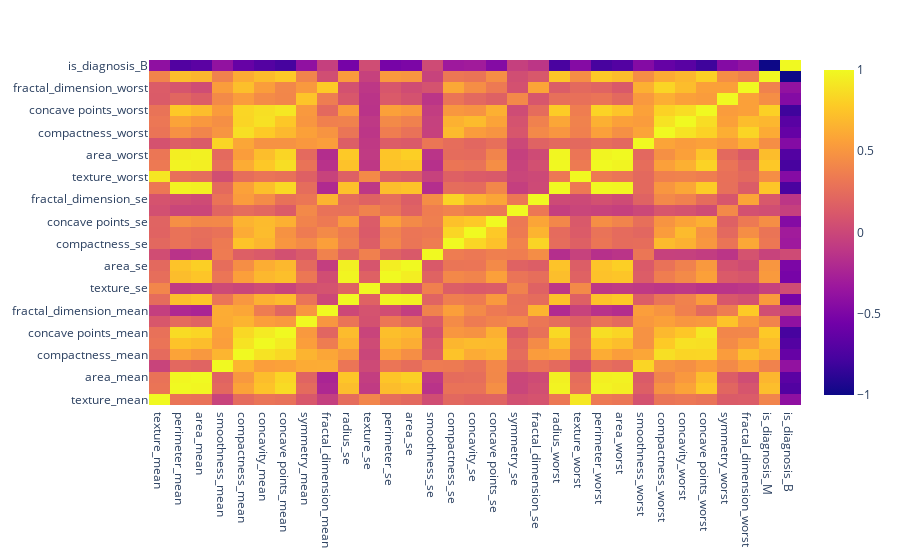

Source (notebook cell):
### Code cell
# Prepare data for training with input rust functions expect
label_col = 0

train_data, test_data = split_train_test(encoded, 0.7, True)

# Remove any encoded data of the same class
train_data_features = train_data.copy()
remove_encoded_category_data_and_label(train_data_features, feature_to_encoded_cols, label_col)
train_data_features_list = train_data_features.values.tolist()

# Data Correlation
corr = train_data_features.corr()
fig = px.imshow(corr, aspect="auto", origin='lower')
fig.show()

# Get labels
train_data_labels = train_data.iloc[:, label_col].values.tolist()
train_data_features

### Figure 1 — Plotly figure (JSON) as saved in the notebook; plotly's stock layout.template omitted (floating-point values rounded to 4 significant figures; data arrays with more than 128 entries replaced by an {"elided": "..."} marker saying what was removed)
{"data": [{"coloraxis": "coloraxis", "hovertemplate": "x: %{x}<br>y: %{y}<br>color: %{z}<extra></extra>", "name": "0", "type": "heatmap", "x": ["texture_mean", "perimeter_mean", "area_mean", "smoothness_mean", "compactness_mean", "concavity_mean", "concave points_mean", "symmetry_mean", "fractal_dimension_mean", "radius_se", "texture_se", "perimeter_se", "area_se", "smoothness_se", "compactness_se", "concavity_se", "concave points_se", "symmetry_se", "fractal_dimension_se", "radius_worst", "texture_worst", "perimeter_worst", "area_worst", "smoothness_worst", "compactness_worst", "concavity_worst", "concave points_worst", "symmetry_worst", "fractal_dimension_worst", "is_diagnosis_M", "is_diagnosis_B"], "xaxis": "x", "y": ["texture_mean", "perimeter_mean", "area_mean", "smoothness_mean", "compactness_mean", "concavity_mean", "concave points_mean", "symmetry_mean", "fractal_dimension_mean", "radius_se", "texture_se", "perimeter_se", "area_se", "smoothness_se", "compactness_se", "concavity_se", "concave points_se", "symmetry_se", "fractal_dimension_se", "radius_worst", "texture_worst", "perimeter_worst", "area_worst", "smoothness_worst", "compactness_worst", "concavity_worst", "concave points_worst", "symmetry_worst", "fractal_dimension_worst", "is_diagnosis_M", "is_diagnosis_B"], "yaxis": "y", "z": {"elided": "31x31 float values"}}], "layout": {"coloraxis": {"colorscale": [[0, "#0d0887"], [0.1111, "#46039f"], [0.2222, "#7201a8"], [0.3333, "#9c179e"], [0.4444, "#bd3786"], [0.5556, "#d8576b"], [0.6667, "#ed7953"], [0.7778, "#fb9f3a"], [0.8889, "#fdca26"], [1, "#f0f921"]]}, "margin": {"t": 60}, "xaxis": {"anchor": "y", "domain": [0, 1]}, "yaxis": {"anchor": "x", "autorange": true, "domain": [0, 1]}}}
